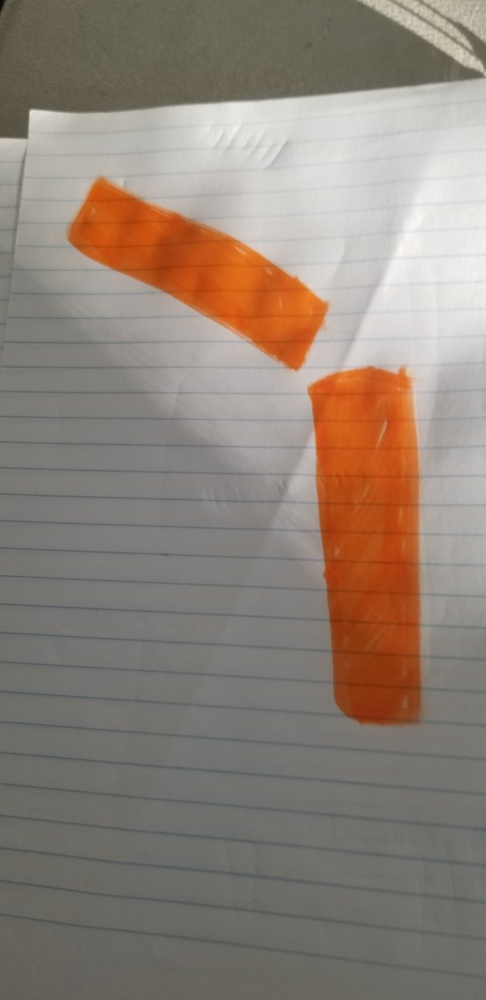
#> input picture cv/pathdraw.png.jpg, 486 x 1000 px, shrunk from 1960 x 4032 before the run
$ python histogramgate.py --image ../pathdraw.png.jpg
#> lines starting #> are read from the running program, lines starting #| are printed output that depends on the picture

# import the necessary packages
from matplotlib import pyplot as plt
import numpy as np
import argparse
import cv2

# construct the argument parser and parse the arguments
ap = argparse.ArgumentParser()
ap.add_argument("-i", "--image", required = True, help = "Path to the image")
args = vars(ap.parse_args())

# load the image and show it
image = cv2.imread(args["image"])
#> image is the input picture: shape (1000, 486, 3); mean B, G, R 119.6, 130.3, 143.1
#cv2.imshow("image", image)

# convert the image to grayscale and create a histogram
gray = cv2.cvtColor(image, cv2.COLOR_BGR2GRAY)
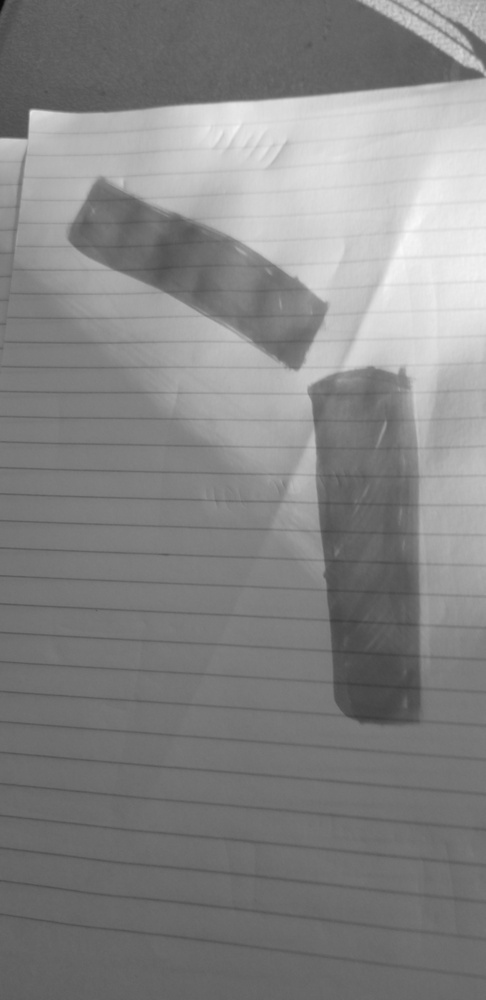
#> gray: shape (1000, 486); min 10, max 248, mean 132.9
cv2.imshow("gray", gray)
hist = cv2.calcHist([gray], [0], None, [256], [0, 256])
#> hist = 256 values, max 11255 at index 101, min 0 at index 0, mean 1898.4
plt.figure()
plt.title("Grayscale Histogram")
plt.xlabel("Bins")
plt.ylabel("# of Pixels")
plt.plot(hist)
plt.xlim([0, 256])

plt.show(plt)
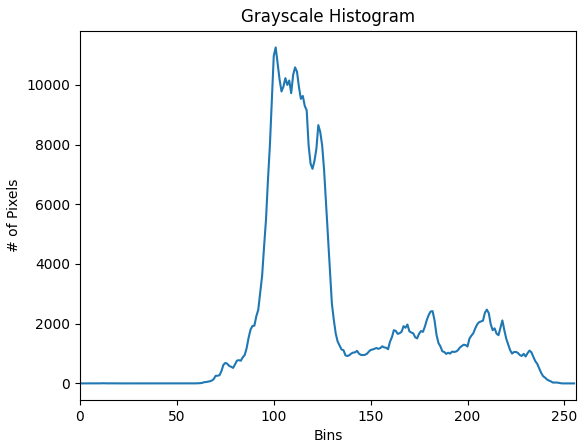
#> figure drawn by matplotlib, 1 panel; curve peaks at x = 101, y = 11255

cv2.imwrite("gray.png", image)
